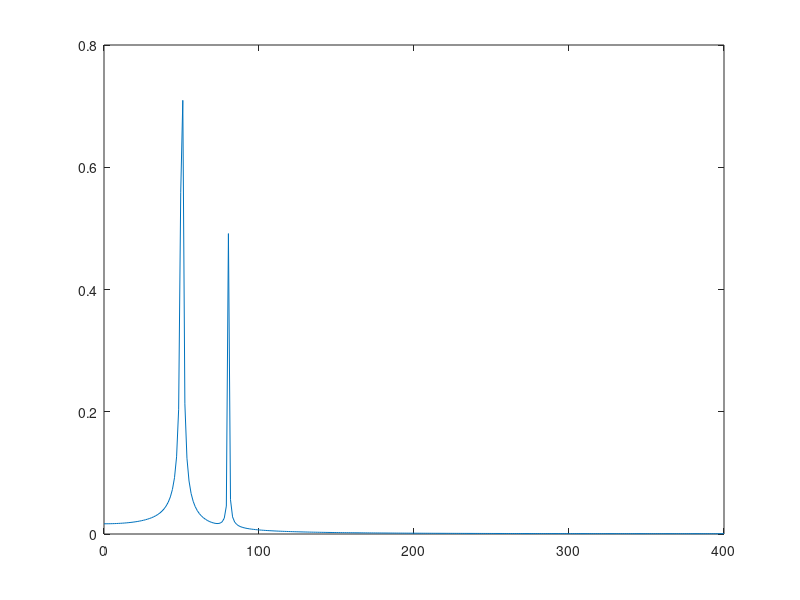

Recreate this plot in MATLAB.
% Compare with
%http://stackoverflow.com/questions/25735153/plotting-a-fast-fourier-transform-in-python
%Paul H
%

N = 600;

T = 1/800;
x = linspace(0.0, N*T, N);
y = sin(50*2*pi*x) + 0.5*sin(80*2*pi*x);
yf = fft(y);
xf = linspace(0, 1/(2*T), N/2);

plot(xf, 2/N*abs(yf(1:(floor(N/2)))))


for i=1:10
   disp(yf(i))
end

 


